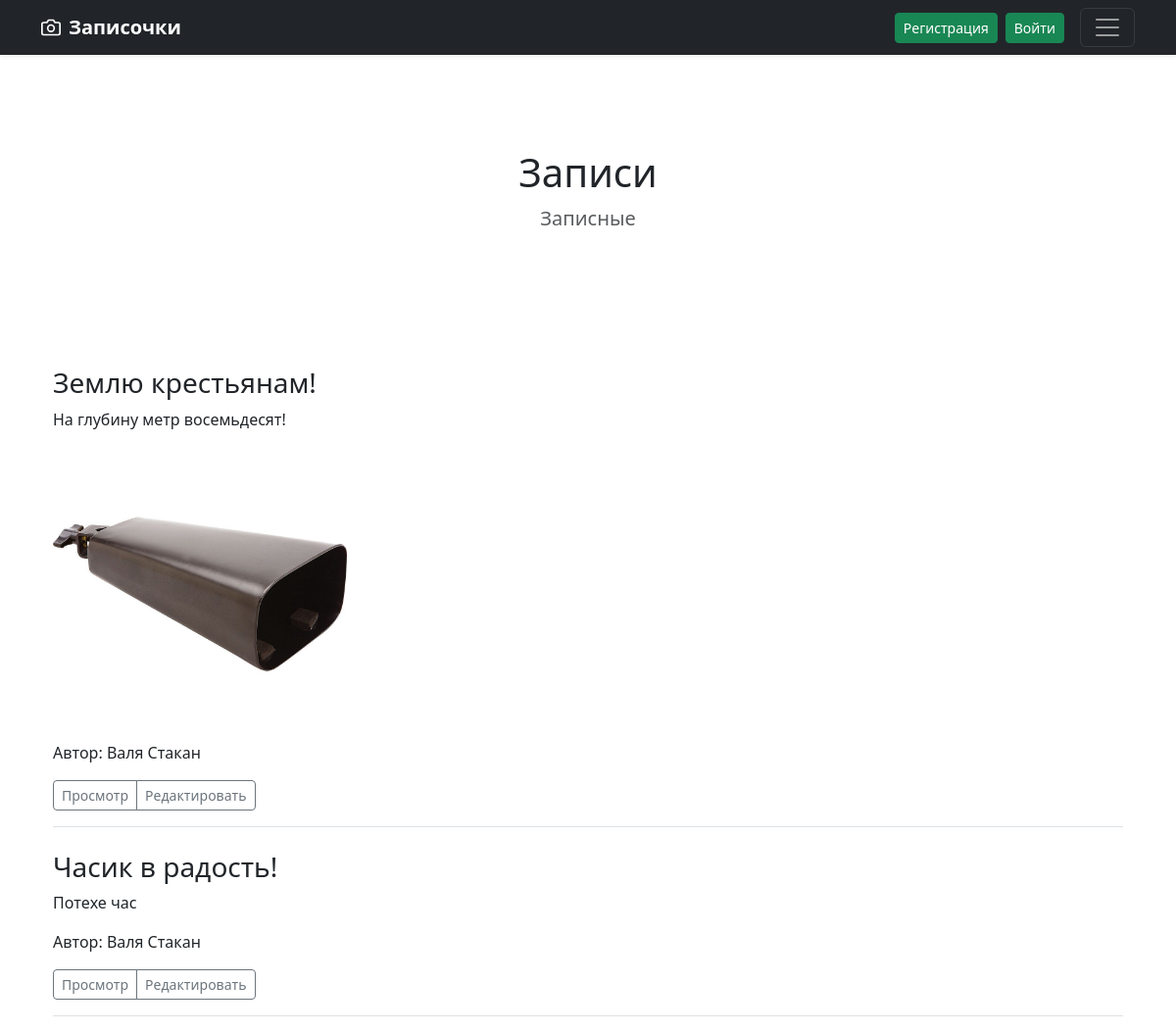
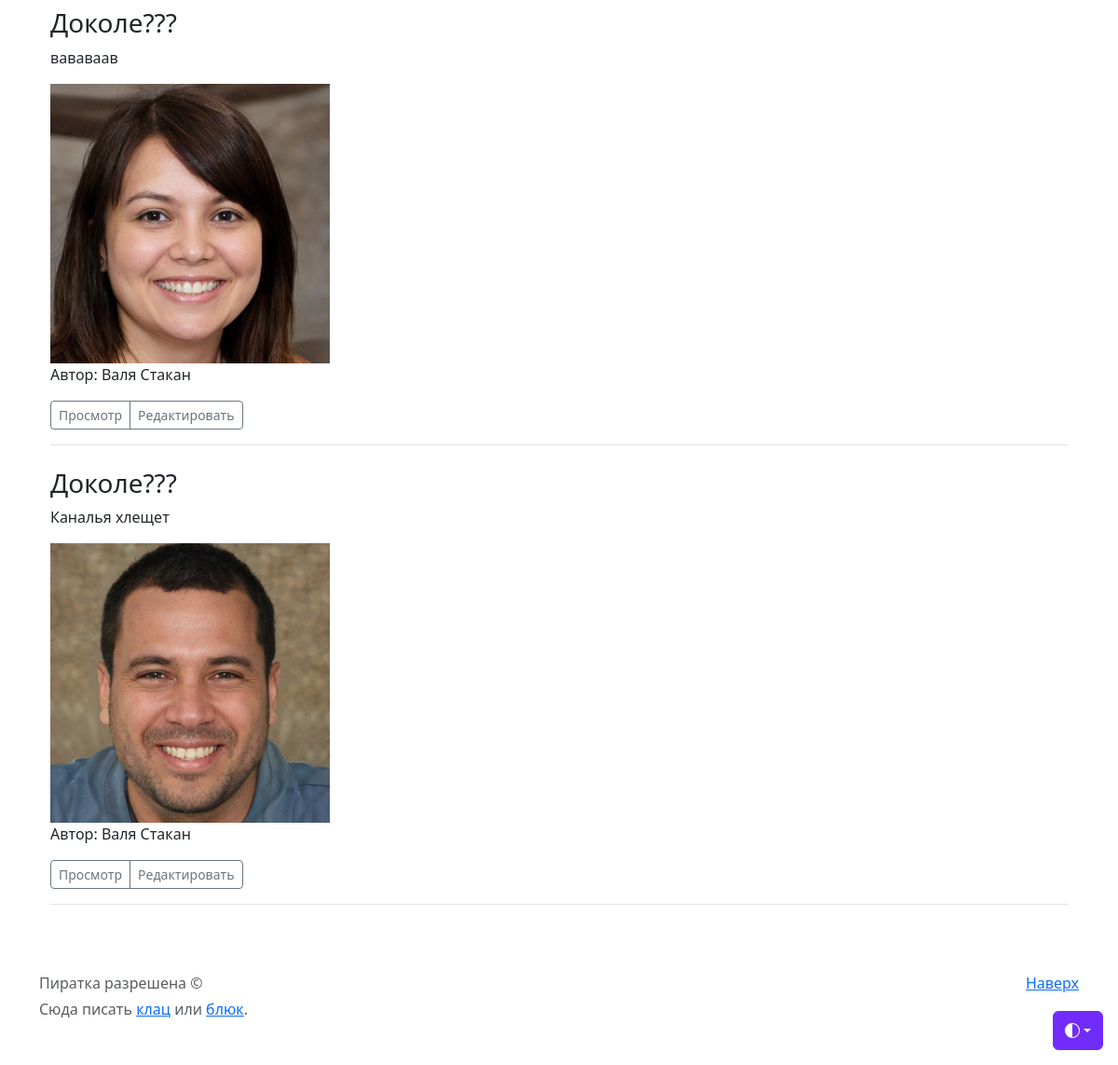
Before: / with the older database file (2 pictures, top to bottom).
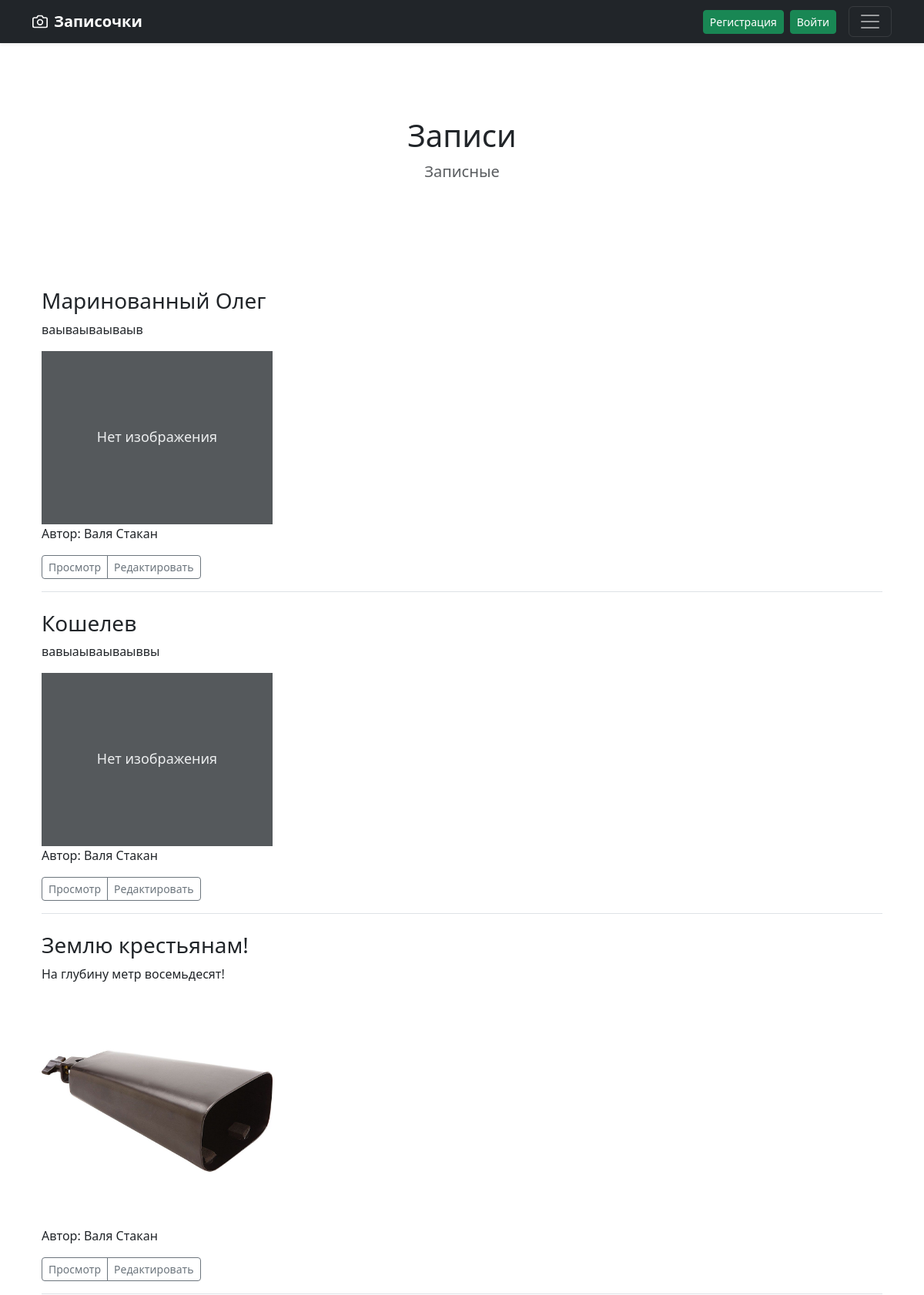
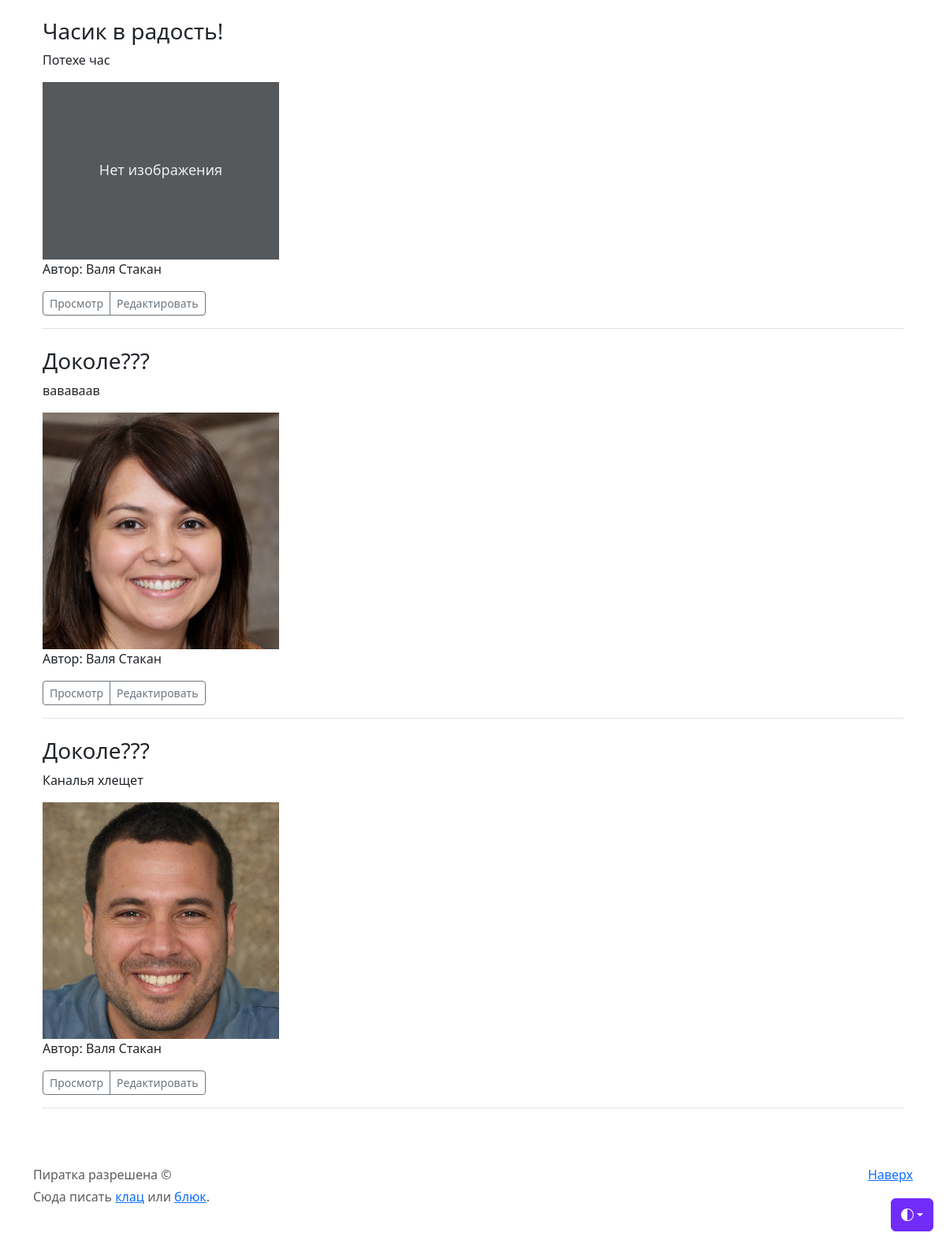
After: the same page with the newer database file (2 pictures, top to bottom).
### models.py (models this page shows)
class Base(Model):
    class Meta:
        database = db

class Blog(Base):
    name = CharField()
    image_path = CharField(null=True)
    text = CharField()
    author = ForeignKeyField(User)
    created_on = DateTimeField(default=datetime.now())

class User(Base):
    first_name = CharField()
    last_name = CharField()
    email = CharField(unique=True)
    password_hash = CharField()
    image_path = CharField(null=True)

### app.py (the view)
@app.route('/')
def index():
    posts = Blog.select().join(User).order_by(Blog.id.desc())
    return render_template('blog.html', posts=posts, user=request.user)

### app.py (called while the page is built)
@app.before_request
def get_user():
    user_id = session.get('user_id')
    if user_id:
        user = User.get_or_none(User.id == user_id)
    else:
        user = None
    request.user = user

### templates/blog.html (shortened to what this page needs)
{% extends "base.html" %}
{% block content %}
<div class="container">
    {% for post in posts %}
    <div class="post mb-4 pb-3 border-bottom">
        <h3>{{ post.name }}</h3>
        <p>{{ post.text }}</p>
        <div class="image-container" style="max-width:300px;">
            {% if post.image_path %}
            <img src="{{ post.image_path }}" alt="Image" class="img-fluid" style="max-width:300px;"
                 onerror="this.style.display='none'; this.nextElementSibling.style.display='block';">
            {% else %}
            <svg class="bd-placeholder-img card-img-top" width="300" height="225"
                 xmlns="http://www.w3.org/2000/svg"
                 role="img" aria-label="Placeholder: Thumbnail" preserveAspectRatio="xMidYMid slice"
                 focusable="false">
                <text x="50%" y="50%" fill="#eceeef" dy=".3em">Нет изображения</text>
            </svg>
            {% endif %}
        </div>
        <p>Автор: {{ post.author.first_name }} {{ post.author.last_name }}</p>
        <div class="d-flex justify-content-between align-items-center">
            <div class="btn-group">
                <a href="{{ url_for('post_detail', post_id=post.id) }}"
                   class="btn btn-sm btn-outline-secondary">Просмотр</a>
                <a href="{{ url_for('edit_post', post_id=post.id) }}"
                   class="btn btn-sm btn-outline-secondary">Редактировать</a>
            </div>
        </div>
    </div>
    {% else %}
    <p>Постов пока нет.</p>
    {% endfor %}
</div>
{% endblock %}

### templates/base.html (shortened to what this page needs)
<!doctype html>
<html lang="ru" data-bs-theme="auto">
  <head><script src="/docs/5.3/assets/js/color-modes.js"></script>
<link href="https://cdn.jsdelivr.net/npm/bootstrap@5.3.0/dist/css/bootstrap.min.css"
      rel="stylesheet"
>
  </head>
  <body>
    <div class="dropdown position-fixed bottom-0 end-0 mb-3 me-3 bd-mode-toggle">
      <button class="btn btn-bd-primary py-2 dropdown-toggle d-flex align-items-center"
              id="bd-theme"
              type="button"
              aria-expanded="false"
              data-bs-toggle="dropdown"
              aria-label="Toggle theme (auto)">
        <svg class="bi my-1 theme-icon-active" width="1em" height="1em"><use href="#circle-half"></use></svg>
      </button>
    </div>
<header data-bs-theme="dark">
  <div class="navbar navbar-dark bg-dark shadow-sm">
    <div class="container d-flex justify-content-between align-items-center">
      <a href="#" class="navbar-brand d-flex align-items-center">
        <strong style="color: white">Записочки</strong>
      </a>
      <div class="d-flex align-items-center ms-auto gap-2 me-3">
        {% if user %}
          <span class="text-white me-3">Добро пожаловать, {{user.first_name}} {{user.last_name}}</span>
          <a href="{{ url_for('add_post') }}" class="btn btn-primary btn-sm">Написать</a>
          <a href="{{ url_for('logout') }}" class="btn btn-success btn-sm">Выйти</a>
        {% else %}
          <a href="{{ url_for('register') }}" class="btn btn-success btn-sm">Регистрация</a>
          <a href="{{ url_for('login') }}" class="btn btn-success btn-sm">Войти</a>
        {% endif %}
      </div>
      <button class="navbar-toggler" type="button" data-bs-toggle="collapse" data-bs-target="#navbarHeader" aria-controls="navbarHeader" aria-expanded="false" aria-label="Toggle navigation">
        <span class="navbar-toggler-icon"></span>
      </button>
    </div>
  </div>
</header>
<section class="py-5 text-center container">
    <div class="row py-lg-5">
      <div class="col-lg-6 col-md-8 mx-auto">
        <h1 class="fw-light">Записи</h1>
        <p class="lead text-body-secondary">Записные</p>
      </div>
    </div>
  </section>
<main class="container my-4">
  {% block content %}{% endblock %}
</main>
<footer class="text-body-secondary py-5">
  <div class="container">
    <p class="float-end mb-1">
      <a href="#">Наверх</a>
    </p>
    <p class="mb-1">Пиратка разрешена &copy; </p>
    <p class="mb-0">Сюда писать <a href="/">клац</a> или <a href="/docs/5.3/getting-started/introduction/">блюк</a>.</p>
  </div>
</footer>
    </body>
</html>

### templates/base.html (style rules this page uses)
.bd-placeholder-img { font-size: 1.125rem; text-anchor: middle; -webkit-user-select: none; -moz-user-select: none; user-select: none; }
.bi { vertical-align: -.125em; fill: currentColor; }
.btn-bd-primary { --bd-violet-bg: #712cf9; --bd-violet-rgb: 112.520718, 44.062154, 249.437846; --bs-btn-font-weight: 600; --bs-btn-color: var(--bs-white); --bs-btn-bg: var(--bd-violet-bg); --bs-btn-border-color: var(--bd-violet-bg); --bs-btn-hover-color: var(--bs-white); --bs-btn-hover-bg: #6528e0; --bs-btn-hover-border-color: #6528e0; --bs-btn-focus-shadow-rgb: var(--bd-violet-rgb); --bs-btn-active-color: var(--bs-btn-hover-color); --bs-btn-active-bg: #5a23c8; --bs-btn-active-border-color: #5a23c8; }
.bd-mode-toggle { z-index: 1500; }

Changed rows visible on the page:
added Blog: name "Маринованный Олег", text "ваываываываыв", shows "Нет изображения", author.first_name "Валя", author.last_name "Стакан"
added Blog: name "Кошелев", text "вавыаываываыввы", image_path "Нет изображения", author.first_name "Валя", author.last_name "Стакан"
changed Blog "Часик в радость!": now shows "Нет изображения"
